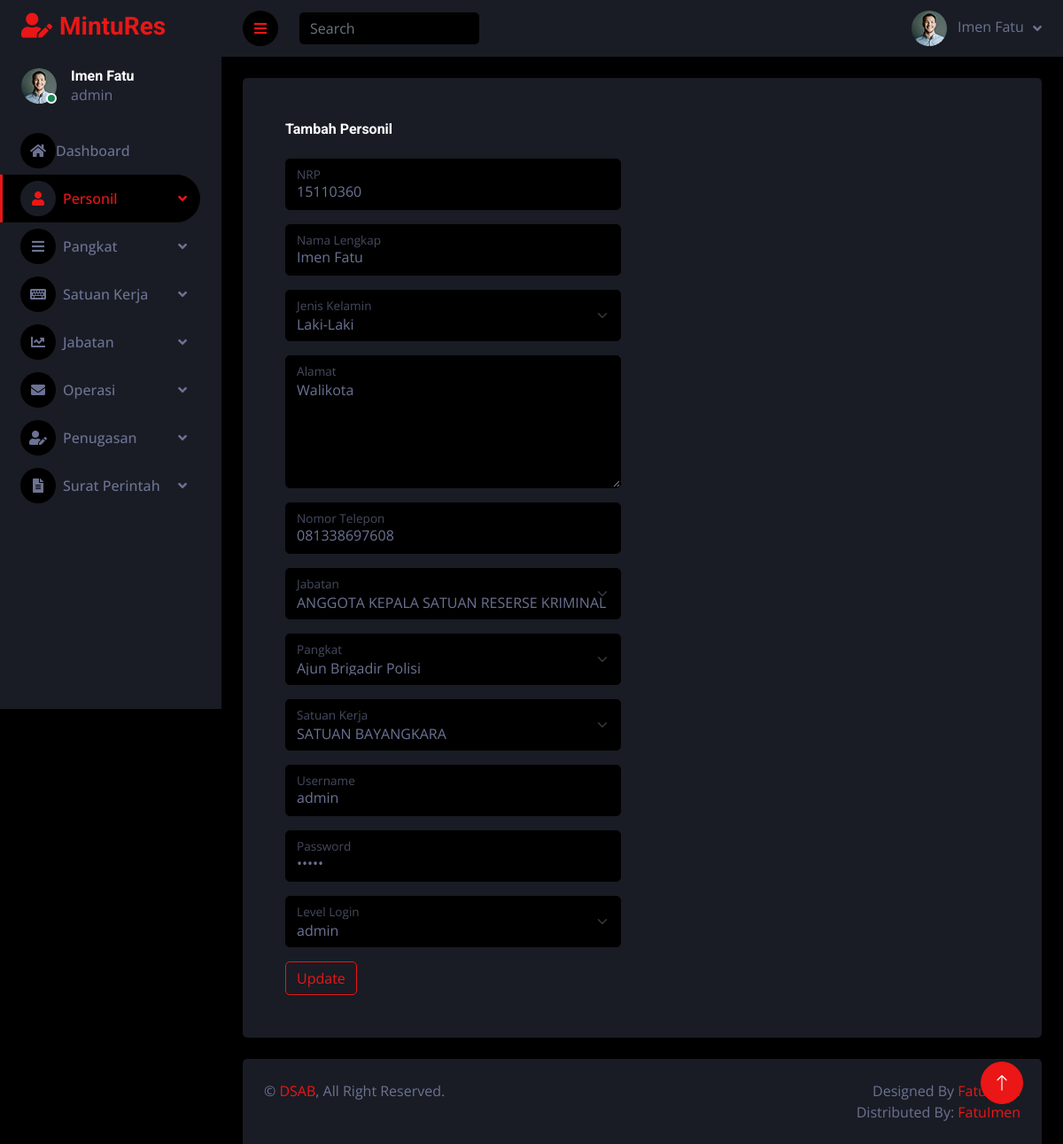
The app's page /edit_pers.php?nrp=15110360 (signed in) with its own data.
### tables this page shows
CREATE TABLE `personil` (
  `nrp` int(100) NOT NULL,
  `nama` varchar(30) NOT NULL,
  `jenis_kelamin` varchar(50) NOT NULL,
  `alamat` varchar(50) NOT NULL,
  `tlp` varchar(50) NOT NULL,
  `id_pangkat` varchar(50) NOT NULL,
  `id_satker` varchar(50) NOT NULL,
  `id_jabatan` varchar(50) NOT NULL,
  `username` varchar(50) NOT NULL,
  `password` varchar(50) NOT NULL,
  `level` enum('admin','kasat','anggota') NOT NULL
);

### edit_pers.php (the view, shortened to what this page needs)
<?php
include "config.php";
?>
<!DOCTYPE html>
<html lang="en">
<head>
    <link href="https://cdnjs.cloudflare.com/ajax/libs/font-awesome/5.10.0/css/all.min.css" rel="stylesheet">
    <link href="https://cdn.jsdelivr.net/npm/bootstrap-icons@1.4.1/font/bootstrap-icons.css" rel="stylesheet">
    <link href="lib/owlcarousel/assets/owl.carousel.min.css" rel="stylesheet">
    <link href="lib/tempusdominus/css/tempusdominus-bootstrap-4.min.css" rel="stylesheet" />
    <link href="css/bootstrap.min.css" rel="stylesheet">
    <link href="css/style.css" rel="stylesheet">
</head>
<body>
    <div class="container-fluid position-relative d-flex p-0">
        <div class="sidebar pe-4 pb-3">
            <nav class="navbar bg-secondary navbar-dark">
                <a href="index.php" class="navbar-brand mx-4 mb-3">
                    <h3 class="text-primary"><i class="fa fa-user-edit me-2"></i>MintuRes</h3>
                </a>
                <div class="d-flex align-items-center ms-4 mb-4">
                    <div class="position-relative">
                        <img class="rounded-circle" src="img/user.jpg" alt="" style="width: 40px; height: 40px;">
                        <div class="bg-success rounded-circle border border-2 border-white position-absolute end-0 bottom-0 p-1"></div>
                    </div>
                    <div class="ms-3">
                        <h6 class="mb-0"><?= $_SESSION['nama_lengkap']; ?></h6>
                        <span><?= $_SESSION['level']; ?></span>
                    </div>
                </div>
                <?php if ($_SESSION['level'] == 'admin') { ?>
                <div class="navbar-nav w-100">
                    <a href="index.php" class="nav-item nav-link"><i class="fa fa-home"></i>Dashboard</a>
                    <div class="nav-item dropdown">
                        <a href="#" class="nav-link dropdown-toggle active" data-bs-toggle="dropdown"><i class="fa fa-user me-2"></i>Personil</a>
                    </div>
                    <div class="nav-item dropdown">
                        <a href="#" class="nav-link dropdown-toggle" data-bs-toggle="dropdown"><i class="fa fa-bars me-2"></i>Pangkat</a>
                    </div>
                    <div class="nav-item dropdown">
                        <a href="#" class="nav-link dropdown-toggle" data-bs-toggle="dropdown"><i class="fa fa-keyboard me-2"></i>Satuan Kerja</a>
                    </div>
                    <div class="nav-item dropdown">
                        <a href="#" class="nav-link dropdown-toggle" data-bs-toggle="dropdown"><i class="fa fa-chart-line me-2"></i>Jabatan</a>
                    </div>
                    <div class="nav-item dropdown">
                        <a href="#" class="nav-link dropdown-toggle" data-bs-toggle="dropdown"><i class="fa fa-envelope me-2"></i>Operasi</a>
                    </div>
                    <div class="nav-item dropdown">
                        <a href="#" class="nav-link dropdown-toggle" data-bs-toggle="dropdown"><i class="fa fa-user-edit me-2"></i>Penugasan</a>
                    </div>
                    <div class="nav-item dropdown">
                        <a href="#" class="nav-link dropdown-toggle" data-bs-toggle="dropdown"><i class="fa fa-file-alt me-2"></i>Surat Perintah</a>
                    </div>
                </div>
                <?php } ?>
            </nav>
        </div>
        <div class="content">
            <nav class="navbar navbar-expand bg-secondary navbar-dark sticky-top px-4 py-0">
                <a href="#" class="sidebar-toggler flex-shrink-0">
                    <i class="fa fa-bars"></i>
                </a>
                <form class="d-none d-md-flex ms-4">
                    <input class="form-control bg-dark border-0" type="search" placeholder="Search">
                </form>
                <div class="navbar-nav align-items-center ms-auto">
                    <div class="nav-item dropdown">
                        <a href="#" class="nav-link dropdown-toggle" data-bs-toggle="dropdown">
                            <img class="rounded-circle me-lg-2" src="img/user.jpg" alt="" style="width: 40px; height: 40px;">
                            <span class="d-none d-lg-inline-flex"><?= $_SESSION['nama_lengkap']; ?></span>
                        </a>
                    </div>
                </div>
            </nav>
            <div class="container-fluid pt-4 px-4">
                <div class="row g-4">
                    <div class="col-12">
                        <div class="bg-secondary rounded h-100 p-4">
                            <div class="col-sm-12 col-xl-6">
                        <div class="bg-secondary rounded h-100 p-4">
                            <h6 class="mb-4">Tambah Personil</h6>
                            <form method="POST" action="act_editper.php">
                                <?php
                                    $nrp = $_GET['nrp'];
                                    $qry = mysqli_query($koneksi,"select * from personil where nrp='$nrp'");
                                    while($data = mysqli_fetch_array($qry)){
                                        ?>
                            <div class="form-floating mb-3">
                                <input name="nrp" type="number" class="form-control" id="nrp"
                                    placeholder="NRP" value="<?php echo $data['nrp']; ?>">
                                <label for="nrp">NRP</label>
                            </div>
                            <div class="form-floating mb-3">
                                <input name="nama" type="text" class="form-control" id="nama"
                                    placeholder="Nama Lengkap" value="<?php echo $data['nama']; ?>">
                                <label for="nama">Nama Lengkap</label>
                            </div>
                            <div class="form-floating mb-3">
                                <select name="jenis_kelamin" class="form-select" id="floatingSelect"
                                    aria-label="jenis kelamin">
                                    <option selected value="<?php echo $data['jenis_kelamin']; ?>"><?php echo $data['jenis_kelamin']; ?></option>
                                </select>
                                <label for="jenis kelamin">Jenis Kelamin</label>
                            </div>
                            <div class="form-floating mb-3">
                                <textarea name="alamat" class="form-control" placeholder="Alamat"
                                    id="alamat" style="height: 150px;"><?php echo $data['alamat']; ?></textarea>
                                <label for="alamat">Alamat</label>
                            </div>
                            <div class="form-floating mb-3">
                                <input name="tlp" type="number" class="form-control" id="floatingInput"
                                    placeholder="Nomor Telepon" value="<?php echo $data['tlp']; ?>">
                                <label for="floatingInput">Nomor Telepon</label>
                            </div>
                            <div class="form-floating mb-3">
                                <select name="jabatan" class="form-select" id="floatingSelect"
                                    aria-label="Floating label select example">
                                    <?php
                                    $nrp = $_GET['nrp'];
                                    $qry = mysqli_query($koneksi,"SELECT * FROM tampilpers WHERE nrp='$nrp'");
                                    while($da = mysqli_fetch_array($qry))
                                    {
                                        ?>
                                        <option selected value="<?php echo $da['id_jabatan']; ?>"><?php echo $da['nama_jabatan']; ?></option>
                                        <?php
                                }
                                ?>
                                  <?php
                                                    include 'config.php';
                                                        ?>
                                </select>
                                <label for="floatingSelect">Jabatan</label>
                            </div>
                            <div class="form-floating mb-3">
                                <select name="pangkat" class="form-select" id="floatingSelect"
                                    aria-label="Floating label select example">
                                    <?php
                                    $nrp = $_GET['nrp'];
                                    $qry = mysqli_query($koneksi,"SELECT * FROM tampilpers WHERE nrp='$nrp'");
                                    while($da = mysqli_fetch_array($qry))
                                    {
                                        ?>
                                        <option selected value="<?php echo $da['id_pangkat']; ?>"><?php echo $da['nama_pangkat']; ?></option>
                                        <?php
                                }
                                ?>
                                  <?php
                                        include 'config.php';
                                        ?>
                                </select>
                                <label for="floatingSelect">Pangkat</label>
                            </div>
                            <div class="form-floating mb-3">
                                <select name="satker" class="form-select" id="floatingSelect"
                                    aria-label="Floating label select example">
                                    <?php
                                    $nrp = $_GET['nrp'];
                                    $qry = mysqli_query($koneksi,"SELECT * FROM tampilpers WHERE nrp='$nrp'");
                                    while($da = mysqli_fetch_array($qry))
                                    {
                                        ?>
                                        <option selected value="<?php echo $da['id_satker']; ?>"><?php echo $da['nama_satker']; ?></option>
                                        <?php
                                }
                                ?>
                                </select>
                                <label for="floatingSelect">Satuan Kerja</label>
                            </div>
                            <div class="form-floating mb-3">
                                <input name="username" type="text" class="form-control" id="username"
                                    placeholder="username" value="<?php echo $data['username']; ?>">
                                <label for="username">Username</label>
                            </div>
                            <div class="form-floating mb-3">
                                <input name="password" type="password" class="form-control" id="password"
                                    placeholder="password" value="<?php echo $data['password']; ?>">
                                <label for="password">Password</label>
                            </div>
                            <div class="form-floating mb-3">
                                <select name="level" class="form-select" id="floatingSelect"
                                    aria-label="level">
                                    <option selected value="<?php echo $data['level']; ?>"><?php echo $data['level']; ?></option>
                                </select>
                                <label for="jenis kelamin">Level Login</label>
                            </div>
                            <div class="m-n2">
                                <button value="Update" type="submit" class="btn btn-outline-primary m-2">Update</button>
                            </div>
                        </form>
                        <?php
                                }
                                ?>
                        </div>
                    </div>
                        </div>
                    </div>
                </div>
            </div>
            <div class="container-fluid pt-4 px-4">
                <div class="bg-secondary rounded-top p-4">
                    <div class="row">
                        <div class="col-12 col-sm-6 text-center text-sm-start">
                            &copy; <a href="#">DSAB</a>, All Right Reserved.
                        </div>
                        <div class="col-12 col-sm-6 text-center text-sm-end">
                            Designed By <a href="#">FatuImen</a>
                            <br>Distributed By: <a href="#" target="_blank">FatuImen</a>
                        </div>
                    </div>
                </div>
            </div>
        </div>
        <a href="#" class="btn btn-lg btn-primary btn-lg-square back-to-top"><i class="bi bi-arrow-up"></i></a>
    </div>
</body>
</html>

### css/style.css (style rules this page uses)
:root { --primary: #EB1616; --secondary: #191C24; --light: #6C7293; --dark: #000000; }
.back-to-top { position: fixed; display: none; right: 45px; bottom: 45px; z-index: 99; }
.btn { transition: .5s; }
.btn-lg-square { width: 48px; height: 48px; }
.btn-square, .btn-sm-square, .btn-lg-square { padding: 0; display: inline-flex; align-items: center; justify-content: center; font-weight: normal; border-radius: 50px; }
.sidebar { position: fixed; top: 0; left: 0; bottom: 0; width: 250px; height: 100vh; overflow-y: auto; background: var(--secondary); transition: 0.5s; z-index: 999; }
.content { margin-left: 250px; min-height: 100vh; background: var(--dark); transition: 0.5s; }
@media (min-width: 992px) { .sidebar { margin-left: 0; } }
@media (min-width: 992px) { .content { width: calc(100% - 250px); } }
.sidebar .navbar .navbar-nav .nav-link { padding: 7px 20px; color: var(--light); font-weight: 500; border-left: 3px solid var(--secondary); border-radius: 0 30px 30px 0; outline: none; }
.sidebar .navbar .navbar-nav .nav-link:hover, .sidebar .navbar .navbar-nav .nav-link.active { color: var(--primary); background: var(--dark); border-color: var(--primary); }
.sidebar .navbar .navbar-nav .nav-link i { width: 40px; height: 40px; display: inline-flex; align-items: center; justify-content: center; background: var(--dark); border-radius: 40px; }
.sidebar .navbar .navbar-nav .nav-link:hover i, .sidebar .navbar .navbar-nav .nav-link.active i { background: var(--secondary); }
.sidebar .navbar .dropdown-toggle::after { position: absolute; top: 15px; right: 15px; border: none; content: "\f107"; font-family: "Font Awesome 5 Free"; font-weight: 900; transition: .5s; }
.content .navbar .navbar-nav .nav-link { margin-left: 25px; padding: 12px 0; color: var(--light); outline: none; }
.content .navbar .sidebar-toggler, .content .navbar .navbar-nav .nav-link i { width: 40px; height: 40px; display: inline-flex; align-items: center; justify-content: center; background: var(--dark); border-radius: 40px; }
.content .navbar .dropdown-toggle::after { margin-left: 6px; vertical-align: middle; border: none; content: "\f107"; font-family: "Font Awesome 5 Free"; font-weight: 900; transition: .5s; }

### records on screen
personil: nrp "15110360", nama "Imen Fatu", jenis_kelamin "Laki-Laki", alamat "Walikota", tlp "081338697608", username "admin", level "admin"

### other values on screen
$_SESSION['nama_lengkap'] "Imen Fatu"
$_SESSION['level'] "admin"
form field jabatan "ANGGOTA KEPALA SATUAN RESERSE KRIMINAL"
form field pangkat "Ajun Brigadir Polisi"
form field satker "SATUAN BAYANGKARA"
